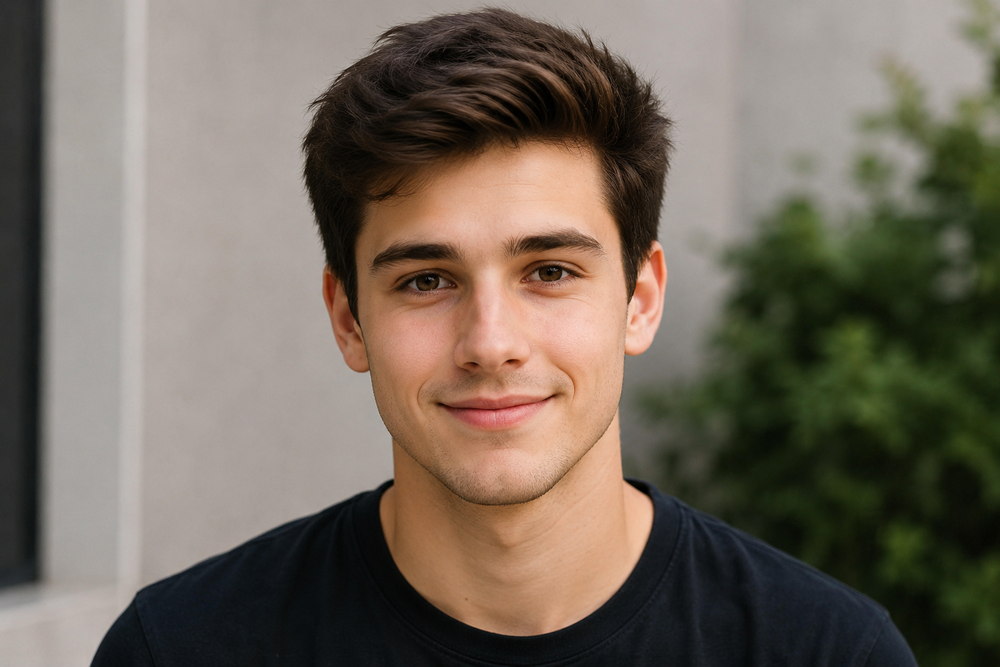
#> input picture ai/test.png, 1000 x 667 px, shrunk from 1536 x 1024 before the run
$ python opencv_test.py
#> lines starting #> are read from the running program, lines starting #| are printed output that depends on the picture
### ai/face_detector.py
import cv2
import os


def detect_and_crop(image_path):
    """
    Detects the first face in an image,
    crops it and returns the cropped face.
    """
#> called with image_path = 'ai/test.png'

    # Load Haar Cascade
    face_cascade = cv2.CascadeClassifier(
        cv2.data.haarcascades + "haarcascade_frontalface_default.xml"
    )

    # Read image
    image = cv2.imread(image_path)
#> image is the input picture: shape (667, 1000, 3); mean B, G, R 91.7, 104.1, 114.2

    if image is None:
        print("Image not found!")
        return None

    # Convert to grayscale
    gray = cv2.cvtColor(image, cv2.COLOR_BGR2GRAY)
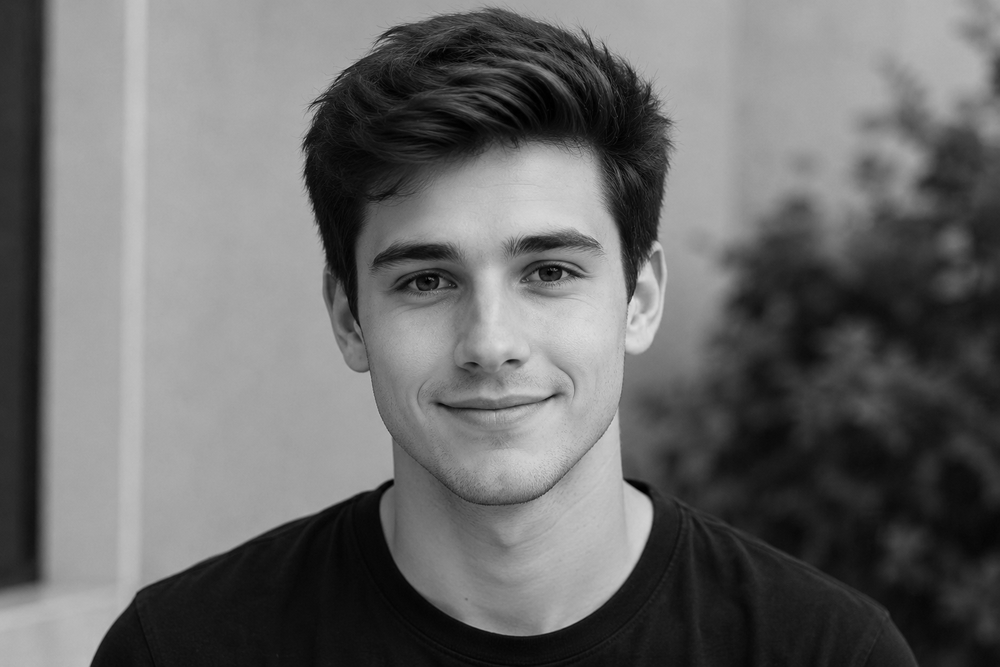
#> gray: shape (667, 1000); min 0, max 226, mean 105.7

    # Detect faces
    faces = face_cascade.detectMultiScale(
        gray,
        scaleFactor=1.1,
        minNeighbors=5
    )
#> faces = [[302, 125, 383, 383]]

    print("Faces detected:", len(faces))
#| Faces detected: 1

    if len(faces) == 0:
        return None

    # Take first detected face
    x, y, w, h = faces[0]
#> x = 302; y = 125; w = 383; h = 383

    face = image[y:y+h, x:x+w]
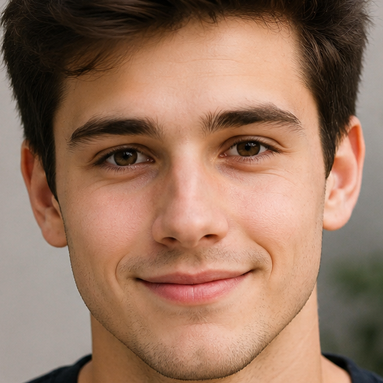
#> face: shape (383, 383, 3); mean B, G, R 95.9, 116.5, 151.3

    return face

### ai/opencv_test.py
import os
import cv2
from face_detector import detect_and_crop

current_folder = os.path.dirname(__file__)

image_path = os.path.join(current_folder, "test.png")

face = detect_and_crop(image_path)

if face is None:
    print("No face detected!")
else:
    print("Face extracted successfully!")

    cv2.imshow("Cropped Face", face)

    cv2.waitKey(0)

    cv2.destroyAllWindows()
